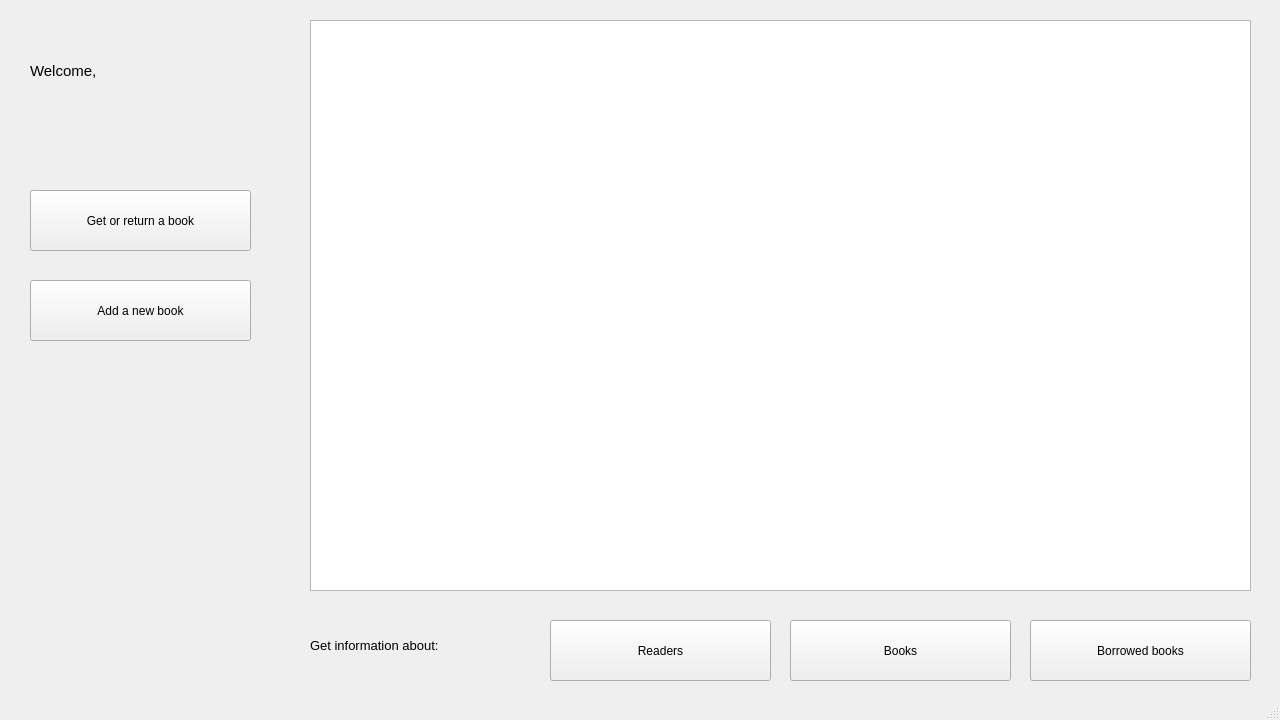
<?xml version="1.0" encoding="UTF-8"?>
<ui version="4.0">
 <class>MainWindow</class>
 <widget class="QMainWindow" name="MainWindow">
  <property name="geometry">
   <rect>
    <x>0</x>
    <y>0</y>
    <width>1280</width>
    <height>720</height>
   </rect>
  </property>
  <property name="windowTitle">
   <string>Administrator</string>
  </property>
  <widget class="QWidget" name="centralwidget">
   <widget class="QTableWidget" name="tableWidget">
    <property name="geometry">
     <rect>
      <x>310</x>
      <y>20</y>
      <width>941</width>
      <height>571</height>
     </rect>
    </property>
   </widget>
   <widget class="QPushButton" name="pushButton_3">
    <property name="geometry">
     <rect>
      <x>550</x>
      <y>620</y>
      <width>221</width>
      <height>61</height>
     </rect>
    </property>
    <property name="text">
     <string>Readers</string>
    </property>
   </widget>
   <widget class="QPushButton" name="pushButton_4">
    <property name="geometry">
     <rect>
      <x>790</x>
      <y>620</y>
      <width>221</width>
      <height>61</height>
     </rect>
    </property>
    <property name="text">
     <string>Books</string>
    </property>
   </widget>
   <widget class="QPushButton" name="pushButton_5">
    <property name="geometry">
     <rect>
      <x>1030</x>
      <y>620</y>
      <width>221</width>
      <height>61</height>
     </rect>
    </property>
    <property name="text">
     <string>Borrowed books</string>
    </property>
   </widget>
   <widget class="QLabel" name="label">
    <property name="geometry">
     <rect>
      <x>310</x>
      <y>620</y>
      <width>221</width>
      <height>51</height>
     </rect>
    </property>
    <property name="font">
     <font>
      <pointsize>10</pointsize>
     </font>
    </property>
    <property name="text">
     <string>Get information about:</string>
    </property>
   </widget>
   <widget class="QLabel" name="label_1">
    <property name="geometry">
     <rect>
      <x>30</x>
      <y>10</y>
      <width>271</width>
      <height>121</height>
     </rect>
    </property>
    <property name="font">
     <font>
      <pointsize>11</pointsize>
     </font>
    </property>
    <property name="text">
     <string>Welcome, </string>
    </property>
   </widget>
   <widget class="QPushButton" name="pushButton_2">
    <property name="geometry">
     <rect>
      <x>30</x>
      <y>280</y>
      <width>221</width>
      <height>61</height>
     </rect>
    </property>
    <property name="text">
     <string>Add a new book</string>
    </property>
   </widget>
   <widget class="QPushButton" name="pushButton_1">
    <property name="geometry">
     <rect>
      <x>30</x>
      <y>190</y>
      <width>221</width>
      <height>61</height>
     </rect>
    </property>
    <property name="text">
     <string>Get or return a book</string>
    </property>
   </widget>
   <zorder>tableWidget</zorder>
   <zorder>label</zorder>
   <zorder>label_1</zorder>
   <zorder>pushButton_2</zorder>
   <zorder>pushButton_1</zorder>
   <zorder>pushButton_3</zorder>
   <zorder>pushButton_5</zorder>
   <zorder>pushButton_4</zorder>
  </widget>
  <widget class="QStatusBar" name="statusbar"/>
 </widget>
 <resources/>
 <connections/>
</ui>
